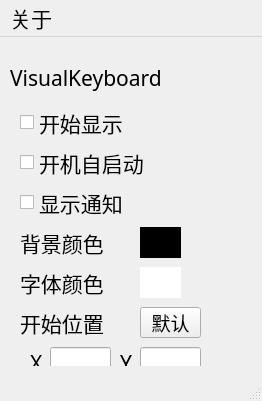
<?xml version="1.0" encoding="UTF-8"?>
<ui version="4.0">
 <class>MainWindow</class>
 <widget class="QMainWindow" name="MainWindow">
  <property name="enabled">
   <bool>true</bool>
  </property>
  <property name="geometry">
   <rect>
    <x>0</x>
    <y>0</y>
    <width>262</width>
    <height>401</height>
   </rect>
  </property>
  <property name="font">
   <font>
    <family>3ds</family>
    <pointsize>16</pointsize>
   </font>
  </property>
  <property name="contextMenuPolicy">
   <enum>Qt::DefaultContextMenu</enum>
  </property>
  <property name="windowTitle">
   <string>VK</string>
  </property>
  <property name="windowIcon">
   <iconset resource="Images.qrc">
    <normaloff>:/pics/pic.ico</normaloff>:/pics/pic.ico</iconset>
  </property>
  <widget class="QWidget" name="centralwidget">
   <widget class="QCheckBox" name="startShow">
    <property name="geometry">
     <rect>
      <x>20</x>
      <y>70</y>
      <width>141</width>
      <height>31</height>
     </rect>
    </property>
    <property name="text">
     <string>开始显示</string>
    </property>
    <property name="tristate">
     <bool>false</bool>
    </property>
   </widget>
   <widget class="QCheckBox" name="autoStart">
    <property name="enabled">
     <bool>true</bool>
    </property>
    <property name="geometry">
     <rect>
      <x>20</x>
      <y>110</y>
      <width>161</width>
      <height>31</height>
     </rect>
    </property>
    <property name="autoFillBackground">
     <bool>false</bool>
    </property>
    <property name="text">
     <string>开机自启动</string>
    </property>
    <property name="checked">
     <bool>false</bool>
    </property>
    <property name="tristate">
     <bool>false</bool>
    </property>
   </widget>
   <widget class="QLabel" name="label">
    <property name="geometry">
     <rect>
      <x>10</x>
      <y>20</y>
      <width>201</width>
      <height>41</height>
     </rect>
    </property>
    <property name="toolTip">
     <string notr="true"/>
    </property>
    <property name="statusTip">
     <string notr="true"/>
    </property>
    <property name="whatsThis">
     <string notr="true"/>
    </property>
    <property name="accessibleName">
     <string notr="true"/>
    </property>
    <property name="accessibleDescription">
     <string notr="true"/>
    </property>
    <property name="text">
     <string>VisualKeyboard</string>
    </property>
   </widget>
   <widget class="QCheckBox" name="mess">
    <property name="geometry">
     <rect>
      <x>20</x>
      <y>150</y>
      <width>161</width>
      <height>31</height>
     </rect>
    </property>
    <property name="text">
     <string>显示通知</string>
    </property>
   </widget>
   <widget class="QLabel" name="bgColorTip">
    <property name="geometry">
     <rect>
      <x>20</x>
      <y>190</y>
      <width>121</width>
      <height>31</height>
     </rect>
    </property>
    <property name="text">
     <string>背景颜色</string>
    </property>
   </widget>
   <widget class="QLabel" name="wdColorTip">
    <property name="geometry">
     <rect>
      <x>20</x>
      <y>230</y>
      <width>121</width>
      <height>31</height>
     </rect>
    </property>
    <property name="text">
     <string>字体颜色</string>
    </property>
   </widget>
   <widget class="QtClickableLabel" name="bgColor">
    <property name="geometry">
     <rect>
      <x>140</x>
      <y>190</y>
      <width>41</width>
      <height>31</height>
     </rect>
    </property>
    <property name="styleSheet">
     <string notr="true">background-color: rgb(0, 0, 0);</string>
    </property>
    <property name="text">
     <string/>
    </property>
   </widget>
   <widget class="QtClickableLabel" name="wdColor">
    <property name="geometry">
     <rect>
      <x>140</x>
      <y>230</y>
      <width>41</width>
      <height>31</height>
     </rect>
    </property>
    <property name="styleSheet">
     <string notr="true">background-color: rgb(255, 255, 255);</string>
    </property>
    <property name="text">
     <string/>
    </property>
   </widget>
   <widget class="QtClickableLabel" name="CurrentPos">
    <property name="geometry">
     <rect>
      <x>20</x>
      <y>270</y>
      <width>111</width>
      <height>31</height>
     </rect>
    </property>
    <property name="font">
     <font>
      <weight>50</weight>
      <italic>false</italic>
      <bold>false</bold>
     </font>
    </property>
    <property name="text">
     <string>开始位置</string>
    </property>
   </widget>
   <widget class="QLineEdit" name="lineEditx">
    <property name="geometry">
     <rect>
      <x>50</x>
      <y>310</y>
      <width>61</width>
      <height>31</height>
     </rect>
    </property>
    <property name="font">
     <font>
      <pointsize>12</pointsize>
     </font>
    </property>
    <property name="maxLength">
     <number>5</number>
    </property>
   </widget>
   <widget class="QLineEdit" name="lineEdity">
    <property name="geometry">
     <rect>
      <x>140</x>
      <y>310</y>
      <width>61</width>
      <height>31</height>
     </rect>
    </property>
    <property name="font">
     <font>
      <pointsize>12</pointsize>
     </font>
    </property>
    <property name="maxLength">
     <number>5</number>
    </property>
   </widget>
   <widget class="QLabel" name="label_x">
    <property name="geometry">
     <rect>
      <x>30</x>
      <y>310</y>
      <width>31</width>
      <height>31</height>
     </rect>
    </property>
    <property name="text">
     <string>X</string>
    </property>
   </widget>
   <widget class="QLabel" name="label_y">
    <property name="geometry">
     <rect>
      <x>120</x>
      <y>310</y>
      <width>31</width>
      <height>31</height>
     </rect>
    </property>
    <property name="text">
     <string>Y</string>
    </property>
   </widget>
   <widget class="QPushButton" name="defaultPos">
    <property name="geometry">
     <rect>
      <x>140</x>
      <y>270</y>
      <width>61</width>
      <height>31</height>
     </rect>
    </property>
    <property name="font">
     <font>
      <pointsize>14</pointsize>
     </font>
    </property>
    <property name="text">
     <string>默认</string>
    </property>
   </widget>
  </widget>
  <widget class="QMenuBar" name="menubar">
   <property name="geometry">
    <rect>
     <x>0</x>
     <y>0</y>
     <width>262</width>
     <height>26</height>
    </rect>
   </property>
   <widget class="QMenu" name="menu">
    <property name="title">
     <string>关于</string>
    </property>
    <addaction name="author"/>
    <addaction name="donate"/>
    <addaction name="update"/>
   </widget>
   <addaction name="menu"/>
  </widget>
  <widget class="QStatusBar" name="statusbar"/>
  <action name="author">
   <property name="checkable">
    <bool>false</bool>
   </property>
   <property name="text">
    <string>作者</string>
   </property>
   <property name="shortcut">
    <string>Ctrl+A</string>
   </property>
  </action>
  <action name="donate">
   <property name="text">
    <string>捐赠</string>
   </property>
   <property name="shortcut">
    <string>Ctrl+D</string>
   </property>
  </action>
  <action name="update">
   <property name="enabled">
    <bool>false</bool>
   </property>
   <property name="text">
    <string>检查更新</string>
   </property>
   <property name="shortcut">
    <string>Ctrl+U</string>
   </property>
  </action>
 </widget>
 <customwidgets>
  <customwidget>
   <class>QtClickableLabel</class>
   <extends>QLabel</extends>
   <header>qtclickablelabel.h</header>
   <slots>
    <signal>clicked()</signal>
    <slot>mousePressEvent(QMouseEvent*)</slot>
   </slots>
  </customwidget>
 </customwidgets>
 <resources>
  <include location="Images.qrc"/>
 </resources>
 <connections/>
</ui>
